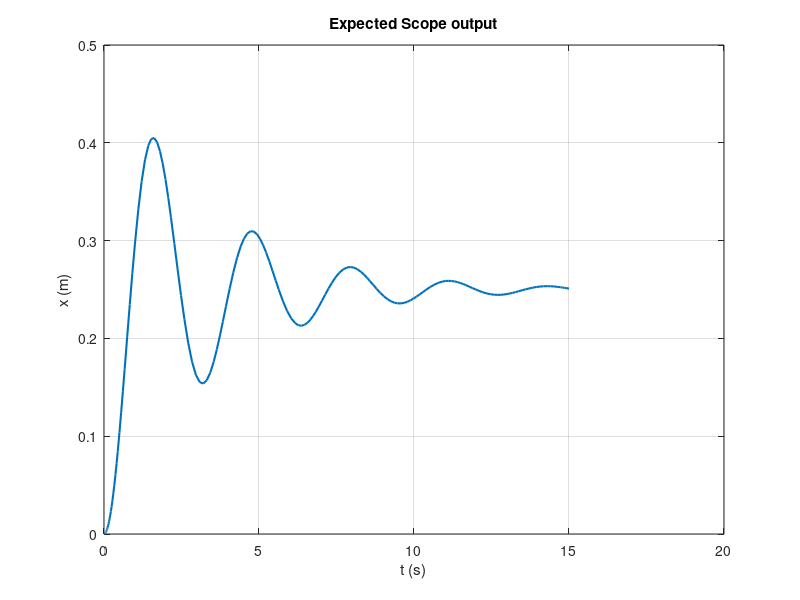

The MATLAB script that drew this image:
% Day 092 · Building and Running Your First Simulink Model — The same mass-spring-damper with ode45 (check your model)
% Run: open this file in MATLAB and press Run (or type example_3 in the Command Window)

m = 1; c = 0.6; k = 4; F = 1;
[t, X] = ode45(@(t, s) [s(2); (F - c*s(2) - k*s(1))/m], [0 15], [0; 0]);
plot(t, X(:, 1), 'LineWidth', 1.5); grid on
xlabel('t (s)'); ylabel('x (m)'); title('Expected Scope output')
fprintf('Peak %.4f m, final %.4f m (F/k = %.4f)\n', max(X(:, 1)), X(end, 1), F/k);
